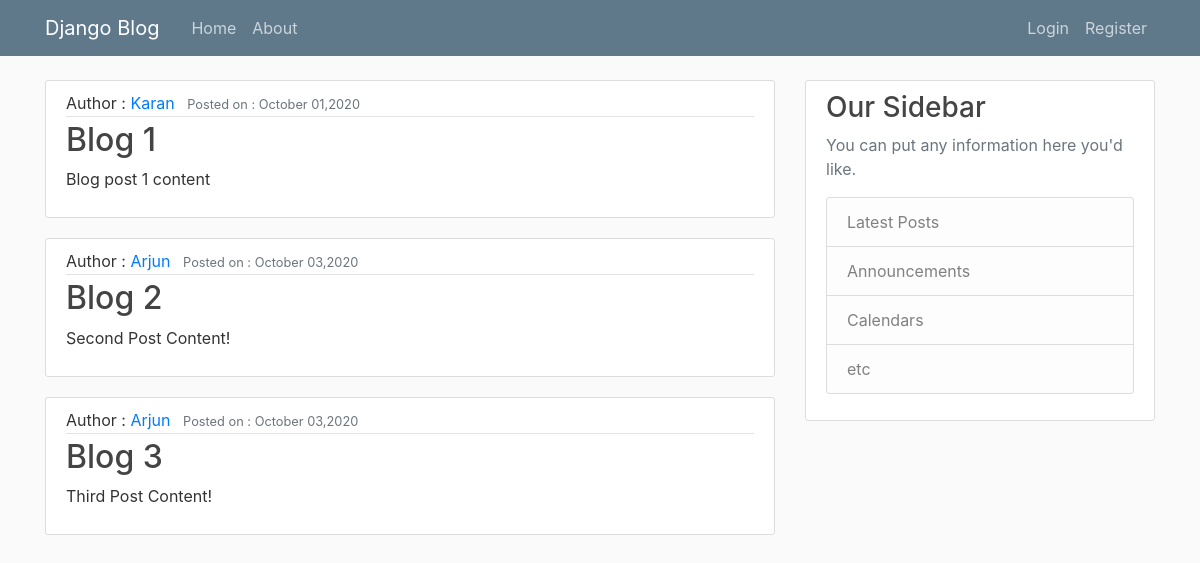
The page / on the database its author committed.
### blog/models.py (models this page shows, shortened)
class Post(models.Model):
    title = models.CharField(max_length=100)
    content = models.TextField()
    datetime = models.DateTimeField(default=timezone.now)    #add_now = post updat karne par current date daalega and auto_now_add = shuru ka date fix hoga
    author = models.ForeignKey(User,on_delete=models.CASCADE)   #on_delete matlab user delete ho gaya toh post bhi delete ho jayga

### blog/views.py (the view)
# urls.py: 2. Add a URL to urlpatterns:  path('', views.home, name='home')
def home(request):
    context = {
        'posts' : Post.objects.all()
    }
    return render(request,'home.html',context)

### templates/home.html
{% extends 'base.html' %}
{% block content %}
    {% for post in posts %}
        <article class="media content-section">
            <div class="media-body">
            <div class="article-metadata">
                Author :<a class="mr-2 " href="#" style="text-transform: capitalize;"> {{ post.author }}</a>
                <small class="text-muted">Posted on : {{ post.datetime|date:"F d,Y" }}</small>
            </div>
            <h2><a class="article-title" href="#" style="text-transform: capitalize;">{{ post.title }}</a></h2>
            <p class="article-content">{{ post.content }}</p>
            </div>
        </article>
    {% endfor %}
{% endblock %}

### templates/base.html (shortened to what this page needs)
{% load static %}
<!DOCTYPE html>
<html lang="en">
<head>
    <link rel="stylesheet" href="https://stackpath.bootstrapcdn.com/bootstrap/4.5.2/css/bootstrap.min.css">
    <link rel="stylesheet" href="{% static 'main.css' %}">
</head>
<body>
    <header class="site-header">
        <nav class="navbar navbar-expand-md navbar-dark bg-steel fixed-top">
          <div class="container">
            <a class="navbar-brand mr-4" href="/">Django Blog</a>
            <div class="collapse navbar-collapse" id="navbarToggle">
              <div class="navbar-nav mr-auto">
                <a class="nav-item nav-link" href="{% url 'blog-home'%}">Home</a>
                <a class="nav-item nav-link" href="{% url 'blog-about'%}">About</a>
              </div>
              <div class="navbar-nav">
                {% if user.is_authenticated %}
                  <a class="nav-item nav-link text-dark border-right" href="#">Welcome {{user}}</a>
                  <a class="nav-item nav-link text-dark border-right" href="{% url 'user-profile' %}">Profile</a>
                  <a class="nav-item nav-link" href="{% url 'logout' %}">Logout</a>
                {% else %}
                  <a class="nav-item nav-link" href="{% url 'login' %}">Login</a>
                  <a class="nav-item nav-link" href="{% url 'user-register' %}">Register</a>
                {% endif %}
              </div>
            </div>
          </div>
        </nav>
      </header>
<main role="main" class="container">
    <div class="row">
      <div class="col-md-8">
        {% block content %}{% endblock %}
      </div>
      <div class="col-md-4">
        <div class="content-section">
          <h3>Our Sidebar</h3>
          <p class='text-muted'>You can put any information here you'd like.
            <ul class="list-group">
              <li class="list-group-item list-group-item-light">Latest Posts</li>
              <li class="list-group-item list-group-item-light">Announcements</li>
              <li class="list-group-item list-group-item-light">Calendars</li>
              <li class="list-group-item list-group-item-light">etc</li>
            </ul>
          </p>
        </div>
      </div>
    </div>
  </main>
</body>
</html>

### static/main.css (style rules this page uses)
body { background: #fafafa; color: #333333; margin-top: 5rem; }
h1, h2, h3, h4, h5, h6 { color: #444444; }
ul { margin: 0; }
.bg-steel { background-color: #5f788a; }
.site-header .navbar-nav .nav-link { color: #cbd5db; }
.content-section { background: #ffffff; padding: 10px 20px; border: 1px solid #dddddd; border-radius: 3px; margin-bottom: 20px; }
.article-title { color: #444444; }
.article-content { white-space: pre-line; }
.article-metadata { padding-bottom: 1px; margin-bottom: 4px; border-bottom: 1px solid #e3e3e3 }

### rows shown on the page
Post: author "Karan", datetime "October 01,2020", title "Blog 1", content "Blog post 1 content"
Post: author "Arjun", datetime "October 03,2020", title "Blog 2", content "Second Post Content!"
Post: author "Arjun", datetime "October 03,2020", title "Blog 3", content "Third Post Content!"
